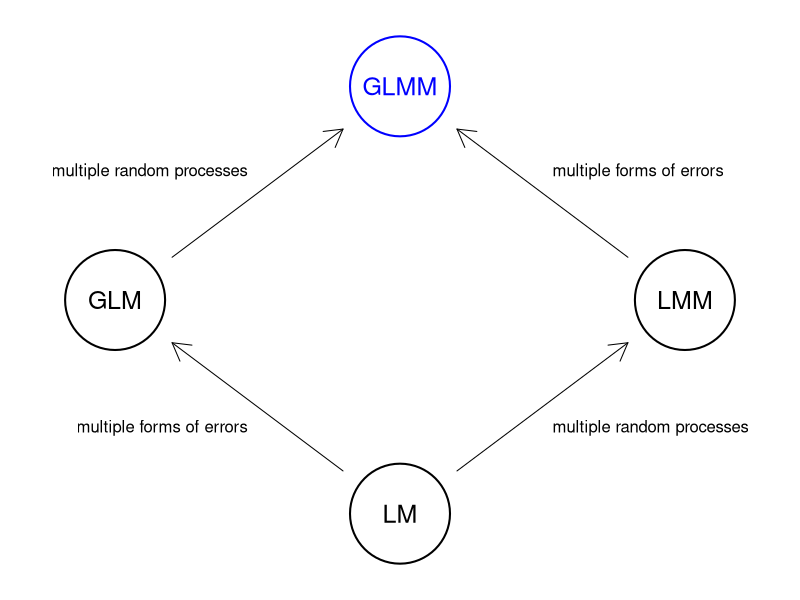
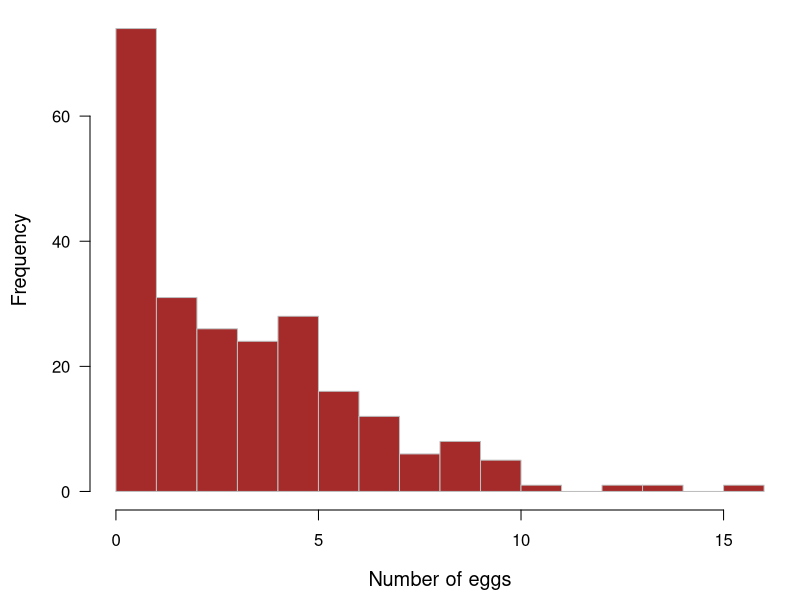

R code for these plots, in order: (Note: this script raises an error after producing the figures.)
## ---- chunk 1
knitr::opts_chunk$set(echo = FALSE, message = FALSE, warning = FALSE)
## ---- chunk 2
par(mai = rep(0, 4), omi = rep(0, 4), bg = NA)

## order: GLM, LM, GLMM, LMM
xx <- c(1, 2, 2, 3) * 10
yy <- c(2, 1, 3, 2) * 10

plot(c(7, 33), c(7, 33), type = "n", xlim = c(7, 33), ylim = c(7, 33),
     xaxt = "n", yaxt = "n", xlab = "", ylab = "",
     bty = "n")
symbols(xx, yy, circle = rep(2, 4), inches = 0.5, add = TRUE,
        lwd = 2, fg = c("black", "black", "blue", "black"), bg = "white")
text(xx, yy, c("GLM", "LM", "GLMM", "LMM"), cex = 1.5,
     col = c("black", "black", "blue", "black"))
## from LM to GLM
arrows(xx[2]-2, yy[2]+2, xx[1]+2, yy[1]-2, length = 0.2)
text(15, 14, "multiple forms of errors", pos = 2)
## from LM to LMM
arrows(xx[2]+2, yy[2]+2, xx[4]-2, yy[4]-2, length = 0.2)
text(25, 14, "multiple random processes", pos = 4)
## from GLM to GLMM
arrows(xx[1]+2, yy[1]+2, xx[3]-2, yy[3]-2, length = 0.2)
text(15, 26, "multiple random processes", pos = 2)
## from LMM to GLMM
arrows(xx[4]-2, yy[4]+2, xx[3]+2, yy[3]-2, length = 0.2)
text(25, 26, "multiple forms of errors", pos = 4)
## ---- chunk 3
## code adapted from Sarah Converse (2019)
set.seed(514)
## sample and group sizes
nn <- 234
n_loc <- 23
n_yrs <- 14
## grand mean
mu <- 1
## slope
beta <- 0.5
## random effects
re_loc <- rnorm(n_loc, 0, 0.4)
re_year <- rnorm(n_yrs, 0, 0.4)
## covariates
loc <- sample(seq(n_loc), nn, replace = TRUE)
year <- sample(seq(n_yrs), nn, replace = TRUE)
size <- runif(nn, -1, 1)

## mean number of eggs 
mean <- exp(mu + re_loc[loc] + re_year[year] + beta * size)
## number of eggs
eggs <- rpois(nn,mean)
## data frame
df_eggs <- data.frame(cbind(eggs, size, loc, year))

## plot area
par(mai = c(0.9, 0.9, 0.1, 0.1),
    omi = c(0, 0, 0, 0), bg = NA,
    cex.main = 1.2, cex.lab = 1.2)
## histogram of eggs
hist(eggs, breaks = seq(0, max(eggs)), las = 1, col = "brown", border = "gray",
     main = "", xlab = "Number of eggs")
## ---- chunk 4
## load MASS
library(MASS)
## fit model
snakes_pql <- glmmPQL(eggs ~ size, random = ~1 | loc, data = df_eggs,
                      family = poisson)
## ---- chunk 5
summary(snakes_pql)
## ---- chunk 6
## load lme4
library(lme4)
## fit model
snakes_lap <- glmer(eggs ~ size + (1 | loc), data = df_eggs,
                    family = poisson)
## ---- chunk 7
summary(snakes_lap)
## ---- chunk 8
## fit model
snakes_ghq <- glmer(eggs ~ size + (1 | loc), data = df_eggs,
                    family = poisson, nAGQ = 20)
## ---- chunk 9
summary(snakes_ghq)
## ---- chunk 10
tbl_smry <- cbind(summary(snakes_pql)$tTable[, 1:2],
                  summary(snakes_lap)$coefficients[, 1:2],
                  summary(snakes_ghq)$coefficients[, 1:2])
tbl_smry <- rbind(tbl_smry,
                  "location SD" = c(c(sqrt(insight::get_variance_random(snakes_pql)), NA),
                                    c(sqrt(insight::get_variance_random(snakes_lap)), NA),
                                    c(sqrt(insight::get_variance_random(snakes_ghq)), NA)))
colnames(tbl_smry) <- c("    PQL ", "SE ", "   Laplace", "SE ", "     GHQ ", "SE ")
round(tbl_smry, 3)
## ---- chunk 11
## fit model
snakes_lap_2 <- glmer(eggs ~ size + (1 | loc) + (1 | year),
                      data = df_eggs, family = poisson)
## ---- chunk 12
summary(snakes_lap_2)
## ---- chunk 13
## Pearson's X^2 statistic
X2 <- sum((eggs - fitted(snakes_lap_2))^2 / fitted(snakes_lap_2))
## likelihood ratio test
pchisq(X2, df = nn - length(coef(snakes_lap_2)),
       lower.tail = FALSE)
## ---- chunk 14
## set plot area
par(mai = c(0.9, 0.9, 0.4, 0.1),
    omi = c(0, 0, 0, 0),
    mfrow = c(1,3), cex.lab = 1.5)

## qq resids
qqnorm(residuals(snakes_lap_2), main = "QQ plot (residuals)", pch = 16)
qqline(residuals(snakes_lap_2))
## qq RE's
qqnorm(unlist(ranef(snakes_lap_2)), main = "QQ plot (RE's)", pch = 16)
qqline(unlist(ranef(snakes_lap_2)))
## resids vs fitted
plot(fitted(snakes_lap_2), residuals(snakes_lap_2), pch = 16,
     xlab = "Fitted", ylab = "Residuals",
     main = "Residuals vs fitted")
abline(h=0, lty = "dashed")
## ---- chunk 15
## fit reduced model
snakes_lap_null <- glmer(eggs ~ (1 | loc) + (1 | year),
                         data = df_eggs, family = poisson)
anova(snakes_lap_2, snakes_lap_null)
## ---- chunk 16
## fit reduced model with only fixed effects
snakes_lap_null <- glm(eggs ~ size, data = df_eggs,
                       family = poisson(link = "log"))
## compare m0 and m1
anova(snakes_lap_2, snakes_lap_null)
## ---- chunk 17
## generate nb data
eggs_nb <- rnbinom(nn, mu = mean, size = 1/2)
df_eggs$eggs_nb <- eggs_nb 
## non-dispersed model
snakes_lap <- glmer(eggs_nb ~ size + (1 | loc) + (1 | year), family = poisson, data = df_eggs)
## ---- chunk 18
## Pearson's X^2 statistic
X2 <- sum((eggs - fitted(snakes_lap))^2 / fitted(snakes_lap))
## number of parameters
k <- length(coef(snakes_lap)) + length(ranef(snakes_lap))
## overdispersion parameter
(c_hat <- X2 / (nn - k))
pchisq(deviance(snakes_lap), k, lower.tail = FALSE)
## ---- chunk 19
## fit model
snakes_lap_nb <- glmer.nb(eggs ~ size + (1 | loc) + (1 | year),
                          data = df_eggs)
## ---- chunk 20
summary(snakes_lap_nb)
